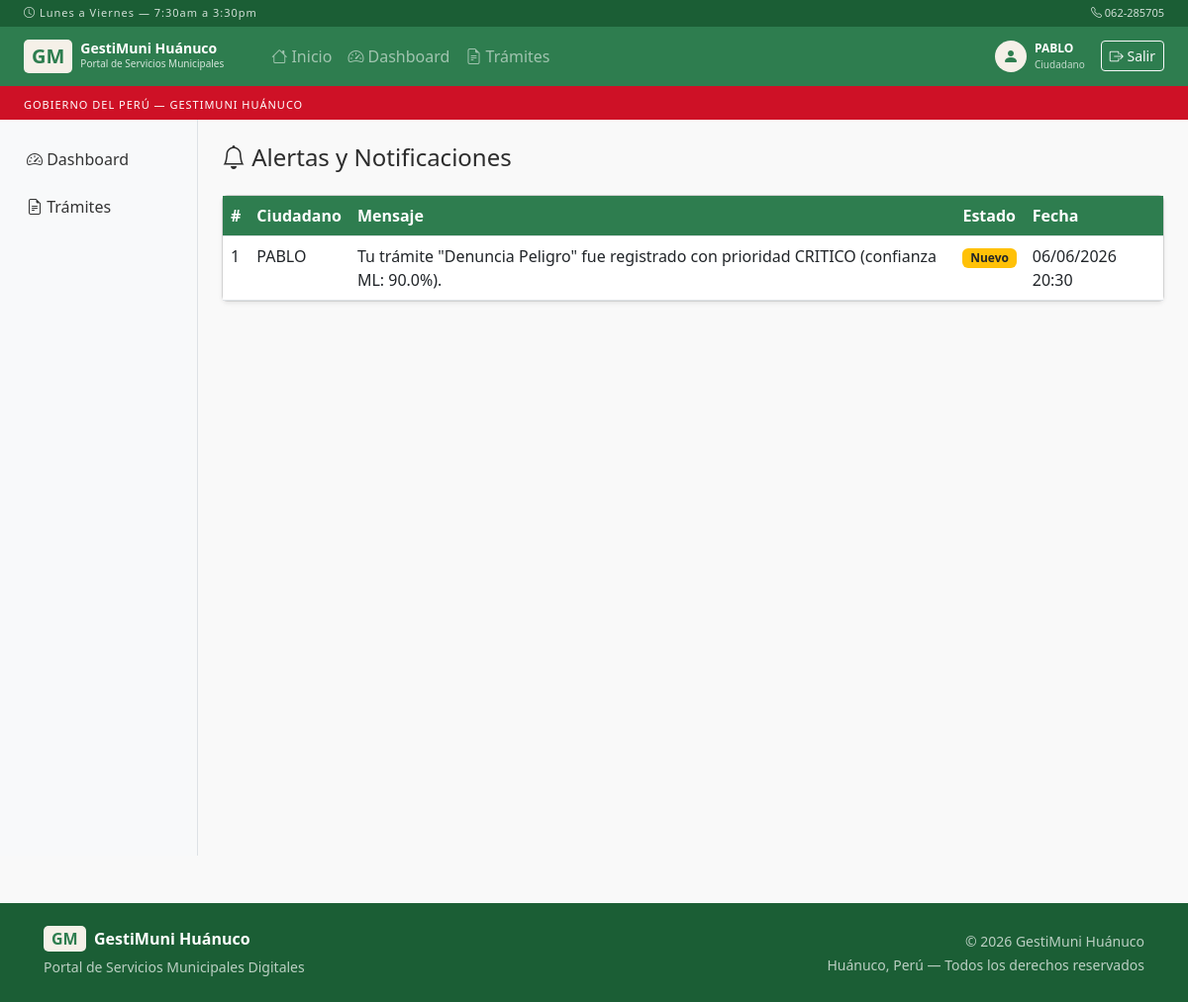
The page /alertas (signed in) on the database its author committed.
### models.py (models this page shows)
class Usuario(UserMixin, db.Model):
    __tablename__ = 'usuarios'
    id              = db.Column(db.Integer, primary_key=True)
    nombre          = db.Column(db.String(100), nullable=False)
    username        = db.Column(db.String(50), unique=True, nullable=False)
    password        = db.Column(db.String(200), nullable=False)
    rol             = db.Column(db.String(20), nullable=False)  # admin | empleado | ciudadano
    dni             = db.Column(db.String(8), unique=True, nullable=True)
    email           = db.Column(db.String(120), unique=True, nullable=True)
    telefono        = db.Column(db.String(15), nullable=True)
    activo          = db.Column(db.Boolean, default=True)
    fecha_registro  = db.Column(db.DateTime, default=datetime.utcnow)
    ultimo_acceso   = db.Column(db.DateTime, nullable=True)

class Alerta(db.Model):
    __tablename__ = 'alertas'
    id              = db.Column(db.Integer, primary_key=True)
    tramite_id      = db.Column(db.Integer, db.ForeignKey('tramites.id'), nullable=False)
    ciudadano_id    = db.Column(db.Integer, db.ForeignKey('usuarios.id'), nullable=False)
    mensaje         = db.Column(db.Text, nullable=False)
    tipo            = db.Column(db.String(20), default='info')     # info | warning | danger | success
    leido           = db.Column(db.Boolean, default=False)
    enviado_email   = db.Column(db.Boolean, default=False)
    fecha           = db.Column(db.DateTime, default=datetime.utcnow)
    tramite         = db.relationship('Tramite', backref='alertas')
    ciudadano       = db.relationship('Usuario', backref='alertas')

### app.py (the view)
@app.route('/alertas')
@login_required
def alertas():
    if current_user.rol == 'admin':
        lista = Alerta.query.order_by(Alerta.fecha.desc()).all()
    else:
        lista = Alerta.query.filter_by(
            ciudadano_id=current_user.id).order_by(Alerta.fecha.desc()).all()
    return render_template('alertas.html', alertas=lista)

### app.py (called while the page is built)
@login_mgr.user_loader
def load_user(uid):
    return Usuario.query.get(int(uid))

### templates/alertas.html
{% extends 'base.html' %}
{% block contenido %}
<h4 class="mb-4"><i class="bi bi-bell"></i> Alertas y Notificaciones</h4>
<div class="card shadow-sm">
    <div class="card-body p-0">
        <table class="table table-hover mb-0">
            <thead>
                <tr>
                    <th>#</th>
                    <th>Ciudadano</th>
                    <th>Mensaje</th>
                    <th>Estado</th>
                    <th>Fecha</th>
                </tr>
            </thead>
            <tbody>
                {% for a in alertas %}
                <tr>
                    <td>{{ a.id }}</td>
                    <td>{{ a.ciudadano.nombre }}</td>
                    <td>{{ a.mensaje }}</td>
                    <td>
                        {% if a.leido %}
                        <span class="badge bg-secondary">Leído</span>
                        {% else %}
                        <span class="badge bg-warning text-dark">Nuevo</span>
                        {% endif %}
                    </td>
                    <td>{{ a.fecha.strftime('%d/%m/%Y %H:%M') }}</td>
                </tr>
                {% else %}
                <tr>
                    <td colspan="5" class="text-center text-muted py-3">
                        No hay alertas registradas aún.
                    </td>
                </tr>
                {% endfor %}
            </tbody>
        </table>
    </div>
</div>
{% endblock %}

### templates/base.html (shortened to what this page needs)
<!DOCTYPE html>
<html lang="es">
<head>
    <link href="https://cdn.jsdelivr.net/npm/bootstrap@5.3.0/dist/css/bootstrap.min.css" rel="stylesheet">
    <link href="https://cdn.jsdelivr.net/npm/bootstrap-icons@1.11.0/font/bootstrap-icons.css" rel="stylesheet">
    <link href="{{ url_for('static', filename='css/style.css') }}" rel="stylesheet">
</head>
<body>
<div style="background:#1B5E35; padding:5px 1.5rem; display:flex; justify-content:space-between; align-items:center;">
    <small style="color:rgba(255,255,255,0.8); font-size:11px; letter-spacing:1px;">
        <i class="bi bi-clock"></i> Lunes a Viernes — 7:30am a 3:30pm
    </small>
    <small style="color:rgba(255,255,255,0.8); font-size:11px;">
        <i class="bi bi-telephone"></i> 062-285705
    </small>
</div>
<nav class="navbar navbar-expand-lg navbar-dark bg-institucional sticky-top">
    <div class="container-fluid px-4">
        <a class="navbar-brand d-flex align-items-center gap-2" href="{{ url_for('inicio') }}">
            <span class="logo-gm">GM</span>
            <div>
                <div style="font-size:14px; font-weight:700; line-height:1.1;">
                    GestiMuni Huánuco
                </div>
                <div style="font-size:10px; opacity:0.8; font-weight:400;">
                    Portal de Servicios Municipales
                </div>
            </div>
        </a>
        <div class="collapse navbar-collapse" id="navMenu">
            <ul class="navbar-nav me-auto ms-4">
                <li class="nav-item">
                    <a class="nav-link" href="{{ url_for('inicio') }}">
                        <i class="bi bi-house"></i> Inicio
                    </a>
                </li>
                {% if current_user.is_authenticated %}
                    {% if current_user.rol == 'postulante' %}
                        <li class="nav-item">
                            <a class="nav-link" href="{{ url_for('postulante_panel') }}">
                                <i class="bi bi-person-badge"></i> Mi postulación
                            </a>
                        </li>
                    {% elif current_user.rol == 'ciudadano' %}
                        <li class="nav-item">
                            <a class="nav-link" href="{{ url_for('dashboard') }}">
                                <i class="bi bi-speedometer2"></i> Dashboard
                            </a>
                        </li>
                        <li class="nav-item">
                            <a class="nav-link" href="{{ url_for('tramites') }}">
                                <i class="bi bi-file-earmark-text"></i> Trámites
                            </a>
                        </li>
                    {% endif %}
                {% else %}
                    <li class="nav-item">
                        <a class="nav-link" href="{{ url_for('registro_postulante') }}">
                            <i class="bi bi-briefcase"></i> Postular a empleo
                        </a>
                    </li>
                {% endif %}
            </ul>
            <div class="d-flex align-items-center gap-3">
                {% if current_user.is_authenticated %}
                    <div class="d-flex align-items-center gap-2">
                        <div style="width:32px; height:32px; background:var(--crema); border-radius:50%; display:flex; align-items:center; justify-content:center;">
                            <i class="bi bi-person-fill" style="color:var(--verde); font-size:16px;"></i>
                        </div>
                        <div>
                            <div style="font-size:12px; color:white; font-weight:600;">
                                {{ current_user.nombre }}
                            </div>
                            <div style="font-size:10px; color:rgba(255,255,255,0.7);">
                                {% if current_user.rol == 'admin' %}
                                    Administrador
                                {% elif current_user.rol == 'empleado' %}
                                    Empleado
                                {% elif current_user.rol == 'postulante' %}
                                    Postulante
                                {% else %}
                                    Ciudadano
                                {% endif %}
                            </div>
                        </div>
                    </div>
                    <a href="{{ url_for('logout') }}" class="btn btn-sm btn-outline-light">
                        <i class="bi bi-box-arrow-right"></i> Salir
                    </a>
                {% else %}
                    <a href="{{ url_for('login') }}" class="btn btn-sm" style="background:var(--crema); color:var(--verde); font-weight:600;">
                        <i class="bi bi-person-circle"></i> Iniciar Sesión
                    </a>
                {% endif %}
            </div>
        </div>
    </div>
</nav>
<div style="background:#CE1126; padding:5px 1.5rem;">
    <small style="color:white; font-size:11px; letter-spacing:1px;">
        GOBIERNO DEL PERÚ — GESTIMUNI HUÁNUCO
    </small>
</div>
<div class="container-fluid">
    <div class="row">
        {% if current_user.is_authenticated %}
        <div class="col-md-2 sidebar py-3 d-none d-md-block">
            <ul class="nav flex-column">
                {% if current_user.rol == 'postulante' %}
                    <li class="nav-item">
                        <a class="nav-link {% if request.endpoint == 'postulante_panel' %}active{% endif %}"
                           href="{{ url_for('postulante_panel') }}">
                            <i class="bi bi-person-badge"></i> Mi postulación
                        </a>
                    </li>
                {% elif current_user.rol == 'ciudadano' %}
                    <li class="nav-item">
                        <a class="nav-link {% if request.endpoint == 'dashboard' %}active{% endif %}"
                           href="{{ url_for('dashboard') }}">
                            <i class="bi bi-speedometer2"></i> Dashboard
                        </a>
                    </li>
                    <li class="nav-item">
                        <a class="nav-link {% if request.endpoint == 'tramites' %}active{% endif %}"
                           href="{{ url_for('tramites') }}">
                            <i class="bi bi-file-earmark-text"></i> Trámites
                        </a>
                    </li>
                {% endif %}
            </ul>
        </div>
        {% endif %}
        <div class="{% if current_user.is_authenticated %}col-md-10{% else %}col-12{% endif %} py-4 px-4">
            {% block contenido %}{% endblock %}
        </div>
    </div>
</div>
<footer style="background:var(--verde-oscuro); color:rgba(255,255,255,0.7); padding:1.5rem 2rem; margin-top:3rem;">
    <div class="container-fluid">
        <div class="row align-items-center">
            <div class="col-md-6">
                <div style="color:white; font-weight:600; margin-bottom:4px;">
                    <span class="logo-gm">GM</span> &nbsp;GestiMuni Huánuco
                </div>
                <small>Portal de Servicios Municipales Digitales</small>
            </div>
            <div class="col-md-6 text-md-end mt-2 mt-md-0">
                <small>© 2026 GestiMuni Huánuco</small><br>
                <small>Huánuco, Perú — Todos los derechos reservados</small>
            </div>
        </div>
    </div>
</footer>
</body>
</html>

### static/css/style.css (style rules this page uses)
:root { --verde: #2E7D4F; --verde-oscuro: #1B5E35; --verde-claro: #E8F5EE; --crema: #F5F0E8; --crema-oscuro: #E8E0D0; --rojo-peru: #CE1126; --texto: #2C2C2C; --texto-muted: #666; --blanco: #FFFFFF; }
body { font-family: 'Segoe UI', sans-serif; color: var(--texto); background: #f9f9f9; }
.bg-institucional { background-color: var(--verde) !important; }
.navbar-brand { font-weight: bold; }
.logo-gm { background: var(--crema); color: var(--verde); padding: 2px 8px; border-radius: 5px; font-weight: bold; }
.sidebar { min-height: calc(100vh - 56px); background-color: #f8f9fa; border-right: 1px solid #dee2e6; }
.sidebar .nav-link { color: #333; padding: 10px 15px; border-radius: 8px; margin: 2px 0; }
.table th { background-color: var(--verde); color: white; }

### rows shown on the page
Usuario: nombre "PABLO"
Alerta: id "1", ciudadano.nombre "PABLO", mensaje "Tu trámite \"Denuncia Peligro\" fue registrado con prioridad CRITICO (confianza ML: 90.0%).", leido "Nuevo", fecha "06/06/2026 20:30"
